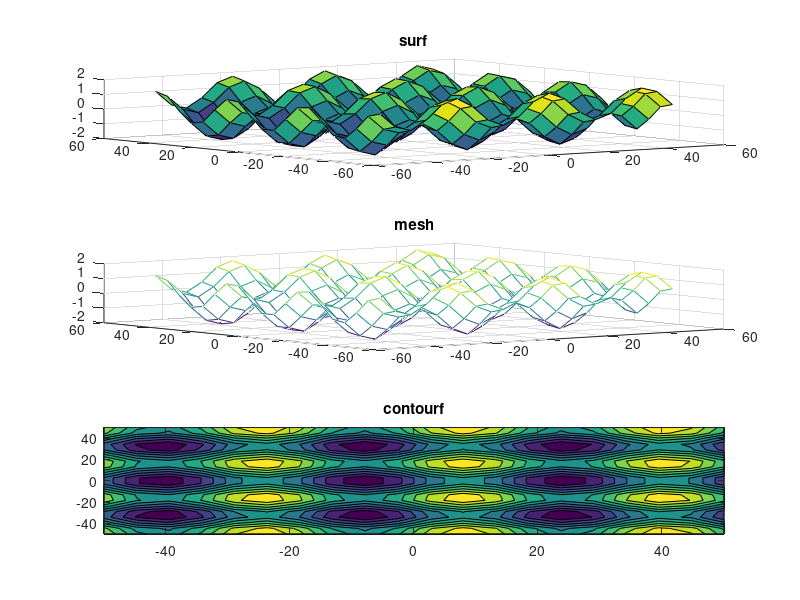

MATLAB code for this plot:
x=linspace(-50,50,20);
y=x;
[X,Y]=meshgrid(x,y);
Z=sin(X)+cos(Y);
subplot(3,1,1);
surf(X,Y,Z); title('surf');
subplot(3,1,2);
mesh(X,Y,Z); title('mesh');
subplot(3,1,3);
contourf(X,Y,Z); title('contourf');
